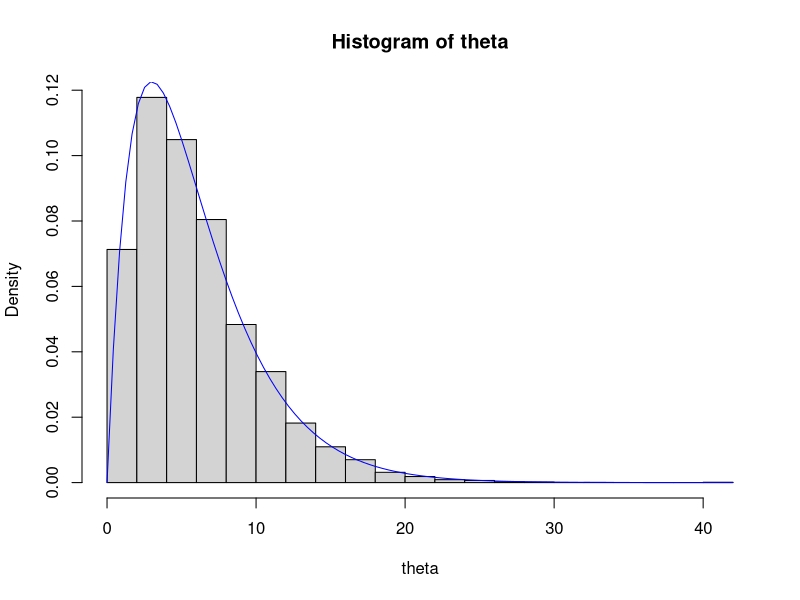
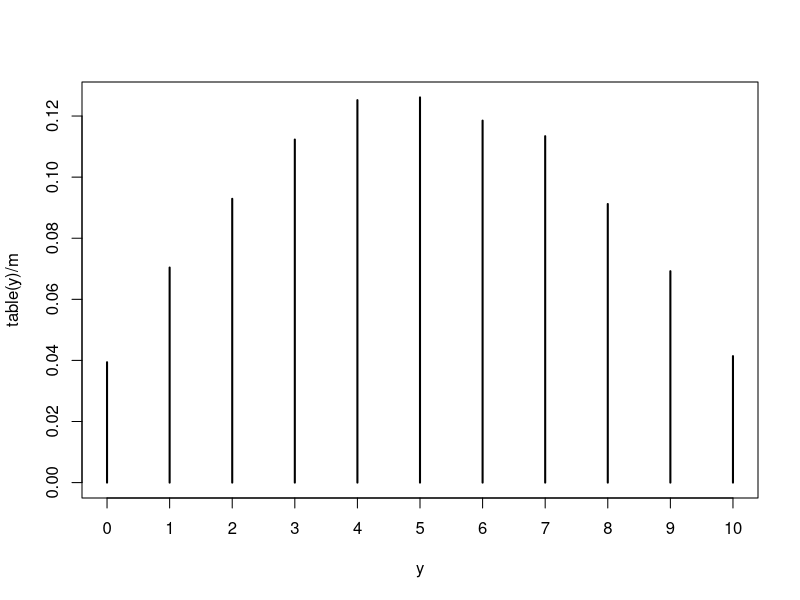

Here is the R script that generated these plots, in order:
## ---- chunk 1

## ---- chunk 2
m = 10000
a = 2
b = 1/3
theta = rgamma(n=m, shape= a, rate = b)
# simulated hist
hist(theta, freq=FALSE)
# true curve
curve(dgamma(x, a, b), col="blue", add=TRUE)

# simulated value
mean(theta)
# true value
a/b

var(theta)
a/b^2
## ---- chunk 3
# simulated
ind = theta<5.0
mean(ind)

# true
pgamma(q=5.0, a, b)
## ---- chunk 4
se = sd(theta)/ sqrt(m)

# this amount falls out of true values
2*se
mean(theta)+c(-1,1)*2*se

# standard error for indicator variable
se = sd(ind) / sqrt(m)
2*se
## ---- chunk 5
m = 10000
start_time <- Sys.time()
y = numeric(m)
phi = numeric(m)
for(i in length(y)){
  phi[i] = rbeta(1, 2,2)
  y[i] = rbinom(1, 10, phi[i])
}
end_time <- Sys.time()
print(end_time - start_time)


start_time <- Sys.time()
phi = rbeta(m, 2, 2)
y = rbinom(m, size = 10, prob = phi)
end_time <- Sys.time()
print(end_time - start_time)

# probability of each successes
table(y)/m
plot(table(y)/m)
